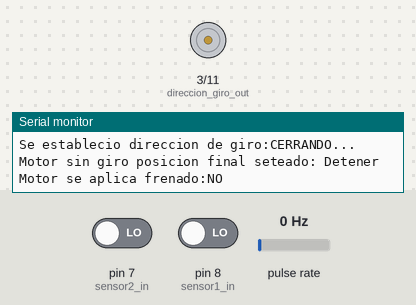
Recording of a sketch running on a simulated Arduino Uno, built with avr-gcc and run on an emulated ATmega328P. On the bench: direction and speed pins drawn as motors (green arrow = direction pin HIGH = forward, orange = LOW = backward, longer = more drive), the last lines printed to the serial monitor. Wiring (inferred from the names in the program): pulse sensor: data pin 2. Inputs (shaded band) come from the test bench; at power-on: pin 7 (sensor2_in) LOW, pulse rate 0 Hz, pin 8 (sensor1_in) LOW.

Above: at 2.5 s.
2.6 s: pin 7 (sensor2_in) driven HIGH
At 3.7 s:
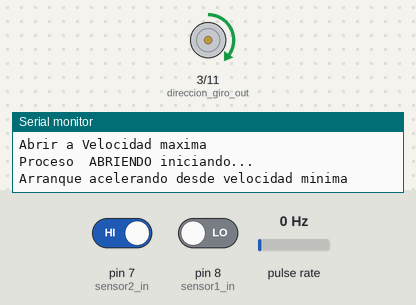
4.1 s: pulse rate (sensor on pin 2) set to 4 Hz
At 7.06 s:
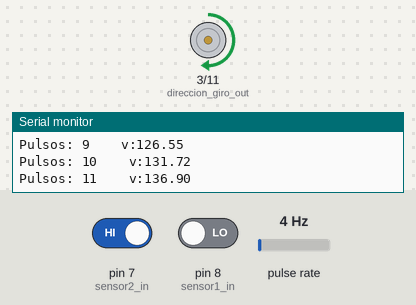
7.1 s: pulse rate (sensor on pin 2) set to 100 Hz
Timing chart, 0 to 11.3 s (numbered marks = the images above; inputs shaded):
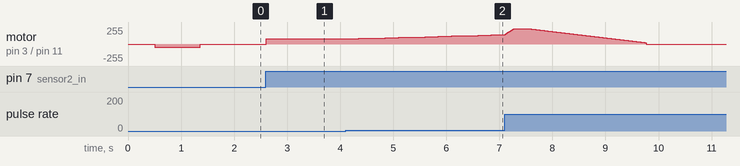

The sketch:

controlador_puerta_v2.ino
```cpp
#define ABRIENDO 0
#define CERRANDO 1
#define CERRADO 0
#define ABIERTO 1
#define IS_WORKING 2
#define VEL_MAX 230     //230
#define VEL_FRENADO 20  //10
#define SI true
#define NO false

int vel_media = 180;
int vel_minima = 80;

const int direccion_giro_out = 3;  //giro 1 o 0 en este
const int PWM_out = 11;  // PWM


/* PIN Sensores */
const int sensor1_in = 8;
const int sensor2_in = 7;


/* PIN Pulsadores */
const int pulAbierto_in = 5;
const int pulCerrado_in = 6;

const int encoderPin = 2;

/* Variable estado */
int dis_total_pulsos = 281;    //
int dis_recorrido_pulsos = 0;  // Captura distancia cuando la puerta se cierra y se activa sensor de presencia
const int tEspera = 2;         // Segundo de espera para cerrar puerta
int intento = 0;
bool sen_isActivado = false;
bool sen_isDisable = false;
bool pulAbrir_isEnable = false;
bool pulCerrar_isEnable = false;
bool isAvance = true;
byte state_puerta = CERRADO;
byte state_direccion = CERRANDO;
bool state_calibracion;
int velActual = 0;
bool flag = false;  //Variable para detectar giro al no usar attachInterrupt
long t = 0;
volatile float pulsos = 0;

long tiempo;

bool buscar_posFinal= true; // Para prueba se puede desactivar


void setup() {
  pinMode(direccion_giro_out, OUTPUT);
  pinMode(sensor1_in, INPUT);
  pinMode(sensor2_in, INPUT);
  // pinMode(encoderPin, INPUT);
  attachInterrupt(digitalPinToInterrupt(encoderPin), increment, FALLING);  // Contar pulso del motor
  // pinMode(senFin, INPUT);
  // pinMode(senInicio, INPUT);
  // pinMode(pulAbierto, INPUT);
  // pinMode(pulCerrado, INPUT);
  Serial.begin(115200);
  detenerMotor(NO);
  delay(500);
  Serial.println("Iniciando Sistema...");
  buscarPosFinal(true, CERRANDO, 50);
}


//ICACHE_RAM_ATTR
void increment() {
  pulsos++;
  dis_recorrido_pulsos++;
}

void buscarPosFinal(boolean close, byte dir, byte velocidad) {
  if(!buscar_posFinal){
    return;
  }
  Serial.println("Buscar posicion final ");
  Serial.println(dir == ABRIENDO ? "ABRIENDO" : "CERRANDO");
  byte estado = ABIERTO;
  int pul = 0;
  long now;
  setDireccionGiro(dir);
  girarMotor(velocidad);
  delay(500);

  t = millis();  //Marcar tiempo para comparar
  do {
    now = millis();
    if (now - t > 350) { // Revisar cada 350ms
      delay(10);
      if (pulsos == pul) {  // Cuando el encoder deja de girar
        Serial.print("Motor sin giro posicion final seteado: ");
        estado = CERRADO;
      }
      t = now;
      pul = pulsos;
    }
  } while (estado == ABIERTO);

  detenerMotor(NO);

  if (close) {
    if (state_direccion == ABRIENDO) {
      state_puerta = ABIERTO;  // Finaliza proceso puerta abierta
    } else {
      state_puerta = CERRADO;  //Finaliza proceso puerta cerrada
    }
    t = millis();           // Resetea tiempo espera
    sen_isDisable = false;  // Activa Sensor para detectar presencia
  }

}
/**
 * @brief Estable direccion
 *
 * @param direccion (ABRIENDO- CERRANDO)
 */
void setDireccionGiro(byte direccion) {
  state_direccion = direccion;
  digitalWrite(direccion_giro_out, direccion == ABRIENDO ? HIGH : LOW);
  Serial.print("Se establecio direccion de giro:");
  Serial.println(direccion==ABRIENDO ? "ABRIENDO.." : "CERRANDO...");
}
/**
 * @brief Salida PWM
 *
 * @param velocidad (0-255)
 */
void girarMotor(byte velocidad) {
  analogWrite(PWM_out, velocidad);
}


void detenerMotor(boolean frenar) {
  Serial.print("Detener Motor se aplica frenado:");
  Serial.println(frenar ? "SI": "NO");
  if (frenar) {
    frenarMotor();
  }
  analogWrite(PWM_out, 0);
}
void frenarMotor() {
  //Aplicar frenado
  byte stado = 0;
  int c = dis_recorrido_pulsos;
  girarMotor(0);
  do {
    if (c != pulsos) {
      c = pulsos;

      t = millis();
    } else {
      long now = millis();
      if (now - t > 300) {
        stado = 1;
      }
    }
  } while (stado == 0);
}
void leerSensores() {
  if (digitalRead(sensor1_in) == HIGH || digitalRead(sensor2_in) == HIGH) {
    t = millis();
    if (!sen_isDisable && state_puerta != ABIERTO) {
      if (state_direccion == CERRANDO) {
        Serial.print("Sensor activado: ");
        Serial.println(digitalRead(sensor1_in) == HIGH ? "1" : "2");
        sen_isActivado = true;
        sen_isDisable = true;
      }
    }
  }
}
void loop() {
  long now = millis();
  //if (Sta_calibrado)
  //{
  leerSensores();
  /*if (!Sta_avance) {
    Sta_avance = true;
    buscarPosFinal(true, abriendo,60);
    }*/

  /*cerrar puerta pasando un tiempo si boton abrierto no esta pulsado */
  if (state_puerta == ABIERTO && !pulAbrir_isEnable) {
    if (now - t > (tEspera * 1000)) {
      t = now;
      setDireccionGiro(CERRANDO);
      Serial.println("Cerrar a velocidad media");
      procOpenClose(dis_total_pulsos, vel_media);
      //buscarPosFinal(true, cerrando, 50);
    }
  }
  /* Abrir puerta cuando se activa el sensor de presencia */
  if (sen_isActivado) {
    if (state_puerta == IS_WORKING && state_direccion == CERRANDO) {
      if (dis_recorrido_pulsos > 0) {
        setDireccionGiro(ABRIENDO);
        //state_direccion = ABRIENDO;
        Serial.print("Retroceder: ");
        Serial.println(dis_recorrido_pulsos);
        if (dis_recorrido_pulsos > dis_total_pulsos / 2) { //Si puerta esta cerrando mas de la mitad de la distancia total
          Serial.println("Abrir a velocidad media");
          procOpenClose(dis_recorrido_pulsos, vel_media);
          // delay(1000);
          // buscarPosFinal(true, abriendo, 90); //60 MODIFICADO ACA
        } else {
          if (dis_recorrido_pulsos > 30) { // Si puerta empieza a cerrarse pulso es mayor a 30
            Serial.println("Abrir a velocidad 100");
            procOpenClose(dis_recorrido_pulsos, 100);
          } else { // Pulso no alcanzo 30 retroceder a velocidad minima hasta posicion final
            Serial.println("Abrir a velocidad minima");
            int d = dis_recorrido_pulsos;
            dis_recorrido_pulsos = 0;
            sen_isActivado = false;
            pulsos = 0;
            state_puerta = IS_WORKING;
            //setDireccionGiro(state_direccion);
            avanceMotor(90, 90, d);
            procCompletado();
          }

          //delay(1000);
          //buscarPosFinal(true, abriendo, 90);//60 MODIFICADO ACA
        }
      } else {
        sen_isActivado = false;
        state_puerta = ABIERTO;
        sen_isDisable = false;
        //setDireccionGiro(ABRIENDO);
        /* Buscar posicion final */
        buscarPosFinal(true, ABRIENDO, 90);  //60 MODIFICADO ACA
      }
    }
    if (state_direccion == CERRANDO && state_puerta == CERRADO) { // Cuando la puerta estado cerrado
      setDireccionGiro(ABRIENDO);
      Serial.println("Abrir a Velocidad maxima");
      procOpenClose(dis_total_pulsos, VEL_MAX);
      //delay(1000);
      //buscarPosFinal(true, abriendo, 90);//60 MODIFICADO ACA
    }
  }
}

void procOpenClose(int distancia, byte v) {
  int D_aceleracion = 0;
  sen_isActivado = false;
  dis_recorrido_pulsos = 0;
  pulsos = 0;
  state_puerta = IS_WORKING;

  tiempo = millis();


  Serial.print("Proceso ");
  Serial.print(state_direccion == ABRIENDO ? " ABRIENDO" : " CERRANDO");
  Serial.println(" iniciando...");


  /* aranque - acelerando */
  Serial.println("Arranque acelerando desde velocidad minima");
  if (distancia == dis_total_pulsos) {  // Si es abrir o cerrar completo
    if (state_direccion == ABRIENDO) {
      avanceMotor(vel_minima, v, 29);
    } else {
      avanceMotor(vel_minima, v, 43);
    }

  } else {                             // si es abrir desde la mitad
    D_aceleracion = distancia * 0.15;  // Arranque aceleracion hasta 15% distancia total
    avanceMotor(vel_minima, v, D_aceleracion);
  }
  /*if (!Sta_avance) {
    parar(NOFrenar);
    delay(300);
    return;
    } */
  if (sen_isActivado) {
    detenerMotor(SI);  // Aplica frenado
    return;            // Si sensor esta activo sale del proceso y pasa a bucle loop
  }

  /* Velocidad normal */
  Serial.println("Mantener Velocidad");
  if (distancia == dis_total_pulsos) {
    if (state_direccion == ABRIENDO) {
      avanceMotor(v, v, 28);
    } else {
      avanceMotor(v, v, 14);
    }
  } else {
    D_aceleracion = distancia * 0.05; //5% de la distancia total
    avanceMotor(v, v, D_aceleracion);
  }
  // parada - desacelerando
  /*if (!Sta_avance) {
    parar(NOFrenar);
    delay(300);
    return;
    }*/
  if (sen_isActivado) {
    detenerMotor(SI);
    return;
  }

  Serial.println("Velocidad maxima desacelarando...");
  if (distancia == dis_total_pulsos) {
    if (state_direccion == ABRIENDO) {
      avanceMotor(v, VEL_FRENADO, 222);
      // return; -------------
    } else {
      //avanceMotor(v, 10, 224);
      avanceMotor(v, VEL_FRENADO, 222);
      /* Dar un empuje extra para abrir bien la puerta */
      girarMotor(30);
      delay(100);
      girarMotor(0);
    }

  } else { //Cuando la puerta no estaba cerrado
    D_aceleracion = distancia * 0.8;  //80% distancia aceleracion hasta parar
    avanceMotor(v, VEL_FRENADO, D_aceleracion);
  }
  if (sen_isActivado) {
    detenerMotor(SI);
    return;
  }
  /*
    if (!Sta_avance) {
    parar(NOFrenar);
    delay(300);
    return;
    }*/

  procCompletado();
}
void procCompletado() {
  Serial.println("");
  if (state_direccion == ABRIENDO) {
    state_puerta = ABIERTO;  // Finaliza proceso puerta abierta
  } else {
    state_puerta = CERRADO;  //Finaliza proceso puerta cerrada
  }
  t = millis();  // Resetea tiempo espera
  detenerMotor(NO);
  sen_isDisable = false;  // Activa Sensor para detectar presencia
  Serial.println("Proceso Completado");
  Serial.println(" ");
  detectarMovimiento();
}

void avanceMotor(float vel_inicial, float vel_final, float distancia) {
  int c = 0;
  int pul = 0;

  long now;
  isAvance = true;
  float incremento = (vel_final - vel_inicial) / distancia; // incremento para acelelar
  float vel = vel_inicial;
  t = millis();
  do {
    leerSensores();
    //leerSerial();

    now = millis();


    if (sen_isActivado) {
      break;  // Si sensor de prensencia se activa salta el bucle while
    } else {
      velActual = int(vel);
      girarMotor(velActual);
      // delay(5);
    }
    if (c != pulsos)  // Cuando el encoder lee un nuevo movimiento
    {
      if (vel_inicial != vel_final) {
        vel = vel + (incremento);
      }
      c = pulsos;

      t = now;

      Serial.print("Pulsos: ");
      Serial.print(dis_recorrido_pulsos);
      Serial.print("    v:");
      Serial.println(vel);

    } else {
      if (dis_recorrido_pulsos > 60) {
        if (now - t > 1500) {
          sen_isActivado = true;
          break;
        }
      }
    }
  } while (pulsos < distancia);
  pulsos = 0;
}
void detectarMovimiento() {
  byte estado = ABIERTO;
  int pul = 0;
  long now;
  t = millis();
  do {
    now = millis();
    if (now - t > 200) {
      if (pulsos == pul) {
        Serial.print("No se detecta giro de motor");
        estado = CERRADO;
      }
      t = now;
      pul = pulsos;
    }
  } while (estado == ABIERTO);
}
```

Measured:
- after the input at 2.6 s, motor on pin 3 (direccion_giro_out) / pin 11 (PWM_out): stopped → forward 80/255 at once
- after the input at 4.1 s, motor on pin 3 (direccion_giro_out) / pin 11 (PWM_out): moves from forward 80/255 to forward 136/255 over 2.5 s, starting after 0.25 s
